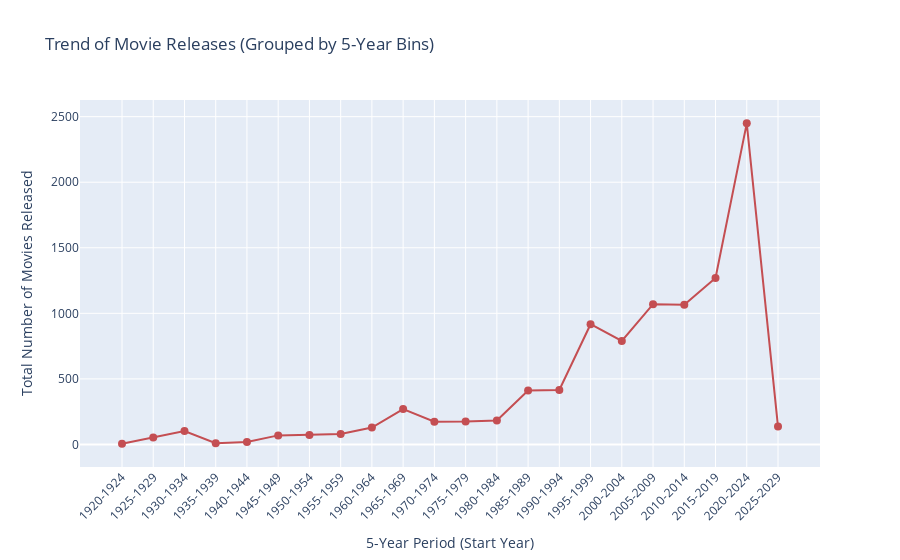

Write notebook code for a chart like this one.
### Code cell
import pandas as pd
import plotly.express as px

FILE_NAME = 'recommend_system.csv'

# --- 1. Đọc Dữ liệu ---
try:
    df = pd.read_csv(FILE_NAME)
except FileNotFoundError:
    print(f"Lỗi: Không tìm thấy file '{FILE_NAME}'. Vui lòng kiểm tra lại đường dẫn.")
    exit()

# --- 2. Tiền xử lý và Nhóm dữ liệu theo Bin 5 năm (ĐÃ SỬA ĐỔI) ---

# Chuyển cột 'Year' sang dạng số
df['Year'] = pd.to_numeric(df['Year'], errors='coerce') 

# Lọc các năm hợp lệ (ví dụ: > 1900)
df_clean_year = df[(df['Year'] > 1900) & (df['Year'] <= 2025)].dropna(subset=['Year'])

# TẠO BIN 5 NĂM: Chia năm cho 5, lấy phần nguyên, nhân lại với 5.
# Ví dụ: 2021 // 5 = 404. 404 * 5 = 2020. -> Thuộc Bin 2020-2024
df_clean_year['Year_Bin'] = (df_clean_year['Year'].astype(int) // 5) * 5

# Đếm số lượng phim cho mỗi Bin và sắp xếp theo Bin
bin_counts = df_clean_year['Year_Bin'].value_counts().sort_index().reset_index()
bin_counts.columns = ['Year_Start', 'Count'] # Year_Start là năm bắt đầu của bin (ví dụ: 2020)

# Tạo nhãn Bin đẹp hơn cho trực quan hóa (ví dụ: '2020-2024')
bin_counts['Bin_Label'] = bin_counts['Year_Start'].astype(str) + '-' + (bin_counts['Year_Start'] + 4).astype(str)

# --- 3. Trực quan hóa với Plotly (Line Plot) ---

fig = px.line(
    bin_counts, 
    x='Bin_Label', # Sử dụng nhãn bin làm trục X
    y='Count', 
    title='Trend of Movie Releases (Grouped by 5-Year Bins)',
    labels={
        "Bin_Label": "5-Year Period (Start Year)", 
        "Count": "Total Number of Movies Released"
    }
)

# Cải thiện giao diện
fig.update_traces(
    mode='lines+markers',
    line=dict(color='#C44E52', width=2),
    marker=dict(size=8)
)

fig.update_layout(
    xaxis_tickangle=-45, # Xoay nhãn trục X để dễ đọc
    hovermode="x unified"
)

fig.show()

### Figure 1 — Plotly figure (JSON) as saved in the notebook; plotly's stock layout.template omitted (floating-point values rounded to 4 significant figures)
{"data": [{"hovertemplate": "5-Year Period (Start Year)=%{x}<br>Total Number of Movies Released=%{y}<extra></extra>", "legendgroup": "", "line": {"color": "#C44E52", "dash": "solid", "width": 2}, "marker": {"size": 8, "symbol": "circle"}, "mode": "lines+markers", "name": "", "orientation": "v", "showlegend": false, "type": "scatter", "x": ["1920-1924", "1925-1929", "1930-1934", "1935-1939", "1940-1944", "1945-1949", "1950-1954", "1955-1959", "1960-1964", "1965-1969", "1970-1974", "1975-1979", "1980-1984", "1985-1989", "1990-1994", "1995-1999", "2000-2004", "2005-2009", "2010-2014", "2015-2019", "2020-2024", "2025-2029"], "xaxis": "x", "y": [6, 53, 102, 10, 18, 69, 72, 79, 129, 270, 173, 174, 182, 411, 416, 917, 789, 1070, 1065, 1269, 2449, 136], "yaxis": "y"}], "layout": {"hovermode": "x unified", "legend": {"tracegroupgap": 0}, "title": {"text": "Trend of Movie Releases (Grouped by 5-Year Bins)"}, "xaxis": {"anchor": "y", "domain": [0, 1], "tickangle": -45, "title": {"text": "5-Year Period (Start Year)"}}, "yaxis": {"anchor": "x", "domain": [0, 1], "title": {"text": "Total Number of Movies Released"}}}}
